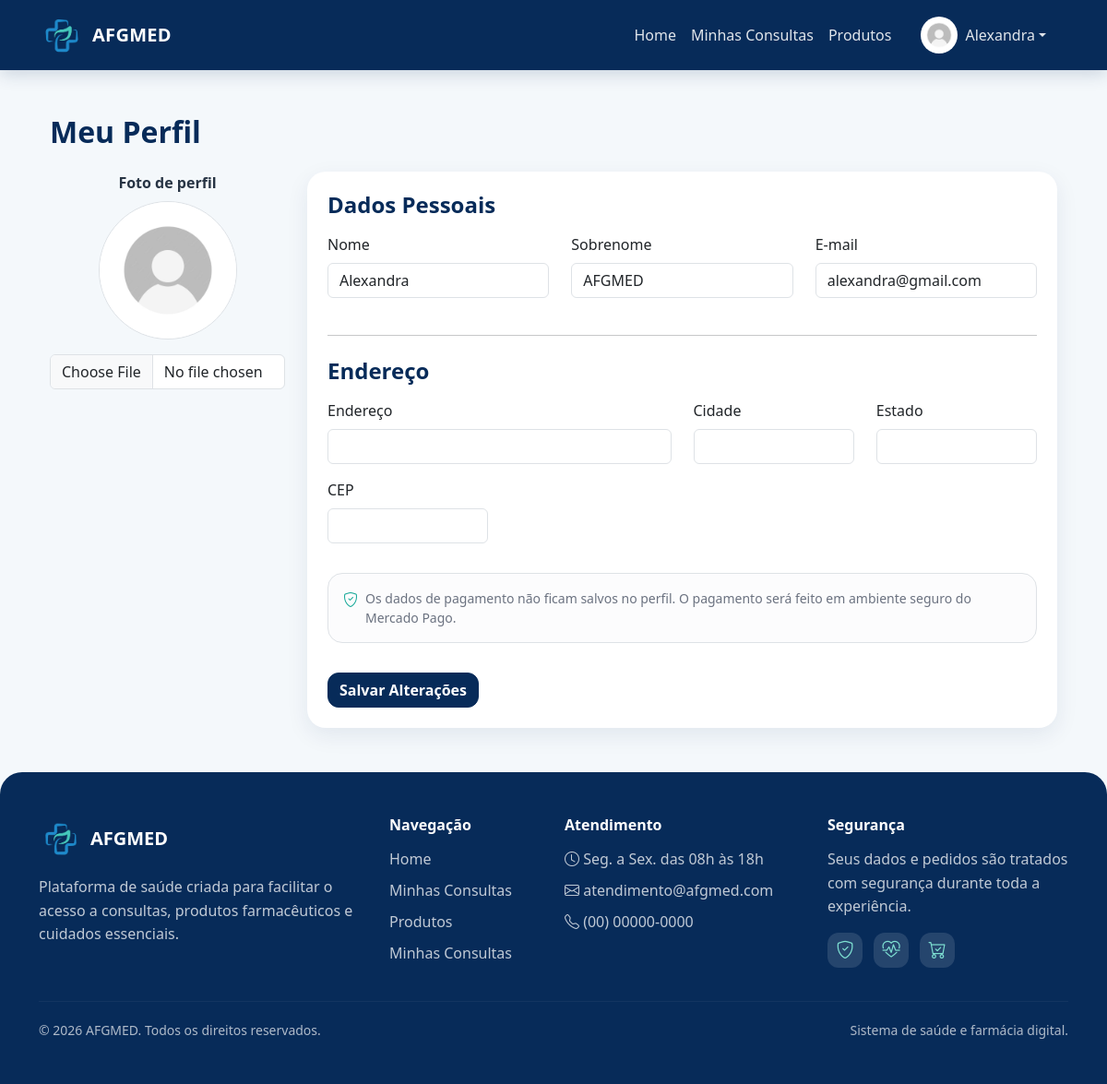
Before: /perfil (signed in) with the older database file.
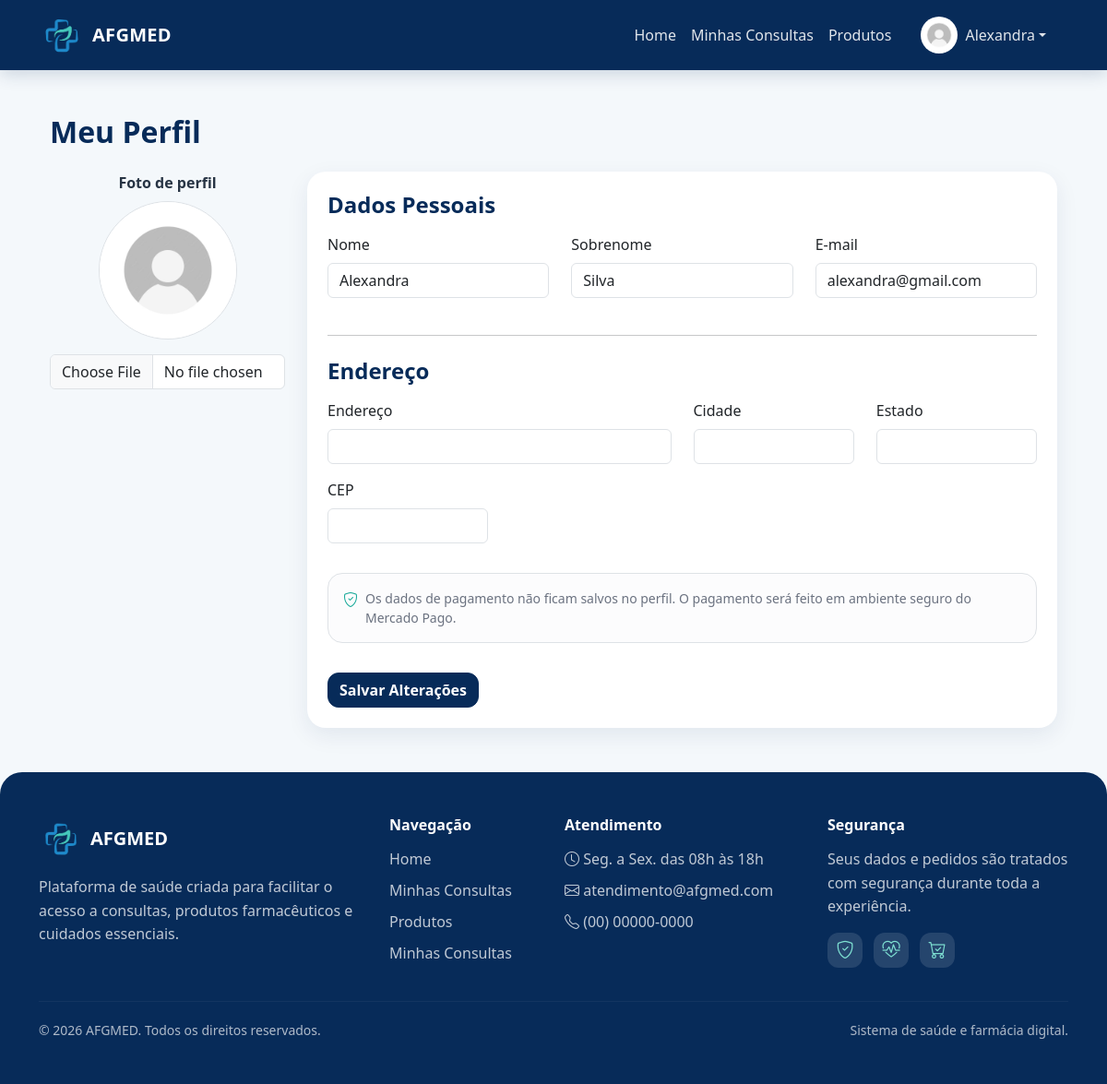
After: the same page with the newer database file.
### projetoafgmed/models.py (models this page shows)
class Usuario(database.Model, UserMixin):
    id = database.Column(database.Integer, primary_key=True)
    nome = database.Column(database.String, nullable=False)
    sobrenome = database.Column(database.String, nullable=False)
    email = database.Column(database.String, nullable=False, unique=True)
    senha = database.Column(database.String, nullable=False)
    foto = database.Column(database.String(200), nullable=True, default="usuario_padrao.jpg")
    is_admin = database.Column(database.Boolean, default=False)
    is_medico = database.Column(database.Boolean, default=False, nullable=False)
    id_medico = database.Column(database.Integer, database.ForeignKey("medico.id"), nullable=True)
    perfil = database.relationship("PerfilUsuario", backref="usuario", uselist=False)
    carrinho = database.relationship("Carrinho", backref="usuario", uselist=False)
    consultas = database.relationship("Consulta", backref="usuario", lazy=True)
    pedidos = database.relationship("Pedido", backref="usuario", lazy=True)
    medico = database.relationship(
        "Medico",
        backref=database.backref("usuario_acesso", uselist=False),
        foreign_keys=[id_medico]
    )

### projetoafgmed/routes.py (the view, shortened to what this page needs)
@app.route("/perfil", methods=["GET", "POST"])
@login_required
def perfil():
    usuario = current_user
    perfil_usuario = usuario.perfil or PerfilUsuario(usuario=usuario)
    return render_template("perfil.html", usuario=usuario, perfil=perfil_usuario)

### projetoafgmed/models.py (called while the page is built)
@login_manager.user_loader
def load_usuario(id_usuario):
    return Usuario.query.get(int(id_usuario))

### projetoafgmed/routes.py (called while the page is built, shortened)
@app.context_processor
def carrinho_global():
    if current_user.is_authenticated:
        carrinho = Carrinho.query.filter_by(
            id_usuario=current_user.id,
            status="ativo"
        ).first()
        itens = carrinho.itens if carrinho else []
        total = sum(item.quantidade * item.preco_unitario for item in itens)
        quantidade = sum(item.quantidade for item in itens)
        return {
            "carrinho": carrinho,
            "itens_carrinho": itens,
            "total_carrinho": total,
            "quantidade_carrinho": quantidade
        }

### projetoafgmed/templates/perfil.html (shortened to what this page needs)
{% extends "base.html" %}
{% block content %}
<div class="container mt-5">
    <h2 class="fw-bold mb-4" style="color:#072B59;">Meu Perfil</h2>
    <form method="POST" enctype="multipart/form-data">
        <div class="row mb-4">
            <div class="col-md-3 text-center mb-4">
                <label class="fw-semibold mb-2">Foto de perfil</label><br>
                <img src="{{ url_for('static', filename='fotos_perfil/' + (usuario.foto or 'usuario_padrao.jpg')) }}"
                     class="mb-2 rounded-circle border"
                     style="width:150px; height:150px; object-fit:cover;">
                <input type="file" name="foto" class="form-control mt-2">
            </div>
            <div class="col-md-9">
                <div class="card shadow-sm">
                    <div class="card-body">
                        <h4 class="fw-bold mb-3" style="color:#072B59;">
                            Dados Pessoais
                        </h4>
                        <div class="row">
                            <div class="col-md-4 mb-3">
                                <label class="form-label">Nome</label>
                                <input type="text"
                                       name="nome"
                                       class="form-control"
                                       value="{{ usuario.nome }}">
                            </div>
                            <div class="col-md-4 mb-3">
                                <label class="form-label">Sobrenome</label>
                                <input type="text"
                                       name="sobrenome"
                                       class="form-control"
                                       value="{{ usuario.sobrenome }}">
                            </div>
                            <div class="col-md-4 mb-3">
                                <label class="form-label">E-mail</label>
                                <input type="email"
                                       name="email"
                                       class="form-control"
                                       value="{{ usuario.email }}">
                            </div>
                        </div>
                        <hr class="my-4">
                        <h4 class="fw-bold mb-3" style="color:#072B59;">
                            Endereço
                        </h4>
                        <div class="row">
                            <div class="col-md-6 mb-3">
                                <label class="form-label">Endereço</label>
                                <input type="text"
                                       name="endereco"
                                       class="form-control"
                                       value="{{ perfil.endereco or '' }}">
                            </div>
                            <div class="col-md-3 mb-3">
                                <label class="form-label">Cidade</label>
                                <input type="text"
                                       name="cidade"
                                       class="form-control"
                                       value="{{ perfil.cidade or '' }}">
                            </div>
                            <div class="col-md-3 mb-3">
                                <label class="form-label">Estado</label>
                                <input type="text"
                                       name="estado"
                                       class="form-control"
                                       value="{{ perfil.estado or '' }}">
                            </div>
                            <div class="col-md-3 mb-3">
                                <label class="form-label">CEP</label>
                                <input type="text"
                                       name="cep"
                                       class="form-control"
                                       value="{{ perfil.cep or '' }}">
                            </div>
                        </div>
                        <div class="alert alert-light border rounded-4 mt-3">
                            <div class="d-flex gap-2 align-items-start">
                                <i class="bi bi-shield-check text-success"></i>
                                <small class="text-muted">
                                    Os dados de pagamento não ficam salvos no perfil.
                                    O pagamento será feito em ambiente seguro do Mercado Pago.
                                </small>
                            </div>
                        </div>
                        <button type="submit" class="btn btn-primary mt-3">
                            Salvar Alterações
                        </button>
                    </div>
                </div>
            </div>
        </div>
    </form>
</div>
{% endblock %}

### projetoafgmed/templates/base.html (shortened to what this page needs)
<!DOCTYPE html>
<html lang="pt-br">
<head>
    <link href="https://cdn.jsdelivr.net/npm/bootstrap@5.3.8/dist/css/bootstrap.min.css" rel="stylesheet">
    <link rel="stylesheet" href="https://cdn.jsdelivr.net/npm/bootstrap-icons@1.11.3/font/bootstrap-icons.css">
    <link rel="stylesheet" href="{{ url_for('static', filename='css/style.css') }}">
</head>
<body>
<nav class="navbar navbar-expand-lg navbar-dark bg-dark">
    <div class="container">
        <a class="navbar-brand d-flex align-items-center" href="{{ url_for('homepage') }}">
            <img src="{{ url_for('static', filename='imagens/logo.jpg') }}" alt="Logo" width="50" class="me-2">
            AFGMED
        </a>
        <div class="collapse navbar-collapse" id="navbarNav">
            <ul class="navbar-nav ms-auto align-items-lg-center">
                <li class="nav-item">
                    <a class="nav-link" href="{{ url_for('homepage') }}">Home</a>
                </li>
                {% if current_user.is_authenticated and current_user.is_medico and not current_user.is_admin %}
                    <li class="nav-item">
                        <a class="nav-link" href="{{ url_for('medicos') }}">Minhas Consultas</a>
                    </li>
                {% else %}
                    <li class="nav-item">
                        <a class="nav-link" href="{{ url_for('medicos') }}">Consulta</a>
                    </li>
                {% endif %}
                <li class="nav-item">
                    <a class="nav-link" href="{{ url_for('produtos') }}">Produtos</a>
                </li>
            </ul>
            <ul class="navbar-nav ms-lg-3 align-items-lg-center">
                {% if current_user.is_authenticated %}
                    <li class="nav-item dropdown me-lg-3">
                        <a class="nav-link dropdown-toggle d-flex align-items-center"
                           href="#"
                           id="perfilDropdown"
                           role="button"
                           data-bs-toggle="dropdown"
                           aria-expanded="false">
                            <img src="{{ url_for('static', filename='fotos_perfil/' + (current_user.foto or 'usuario_padrao.jpg')) }}"
                                 alt="Perfil"
                                 class="rounded-circle"
                                 style="width:40px; height:40px; object-fit:cover;">
                            <span class="ms-2">{{ current_user.nome }}</span>
                        </a>
                    </li>
                {% endif %}
            </ul>
        </div>
    </div>
</nav>
<main class="container mt-5">
    {% block content %}{% endblock %}
</main>
<footer class="footer-afg mt-5">
    <div class="container py-5">
        <div class="row g-4">
            <div class="col-md-4">
                <div class="d-flex align-items-center mb-3">
                    <img src="{{ url_for('static', filename='imagens/logo.jpg') }}" alt="Logo AFGMED" width="48" class="footer-logo me-2">
                    <h5 class="mb-0 fw-bold">AFGMED</h5>
                </div>
                <p class="footer-text">
                    Plataforma de saúde criada para facilitar o acesso a consultas,
                    produtos farmacêuticos e cuidados essenciais.
                </p>
            </div>
            <div class="col-md-2">
                <h6 class="footer-title">Navegação</h6>
                <ul class="footer-links">
                    <li><a href="{{ url_for('homepage') }}">Home</a></li>
                    {% if current_user.is_authenticated and current_user.is_medico and not current_user.is_admin %}
                        <li><a href="{{ url_for('medicos') }}">Minhas Consultas</a></li>
                    {% else %}
                        <li><a href="{{ url_for('medicos') }}">Consulta</a></li>
                    {% endif %}
                    <li><a href="{{ url_for('produtos') }}">Produtos</a></li>
                    {% if current_user.is_authenticated %}
                        {% if current_user.is_medico and not current_user.is_admin %}
                            <li><a href="{{ url_for('medicos') }}">Minhas Consultas</a></li>
                        {% else %}
                            <li><a href="{{ url_for('meus_agendamentos') }}">Meus Agendamentos</a></li>
                            <li><a href="{{ url_for('meus_pedidos') }}">Minhas Compras</a></li>
                        {% endif %}
                    {% endif %}
                </ul>
            </div>
            <div class="col-md-3">
                <h6 class="footer-title">Atendimento</h6>
                <ul class="footer-links">
                    <li><i class="bi bi-clock"></i> Seg. a Sex. das 08h às 18h</li>
                    <li><i class="bi bi-envelope"></i> atendimento@afgmed.com</li>
                    <li><i class="bi bi-telephone"></i> (00) 00000-0000</li>
                </ul>
            </div>
            <div class="col-md-3">
                <h6 class="footer-title">Segurança</h6>
                <p class="footer-text">
                    Seus dados e pedidos são tratados com segurança durante toda a experiência.
                </p>
                <div class="footer-icons">
                    <i class="bi bi-shield-check"></i>
                    <i class="bi bi-heart-pulse"></i>
                    <i class="bi bi-cart-check"></i>
                </div>
            </div>
        </div>
        <hr class="footer-line">
        <div class="d-flex flex-column flex-md-row justify-content-between align-items-center gap-2">
            <small>© 2026 AFGMED. Todos os direitos reservados.</small>
            <small>Sistema de saúde e farmácia digital.</small>
        </div>
    </div>
</footer>
</body>
</html>

### projetoafgmed/static/css/style.css (style rules this page uses)
body { background: #f4f8fb; color: #273444; font-family: 'Segoe UI', Tahoma, Geneva, Verdana, sans-serif; }
.navbar { background: #072B59 !important; box-shadow: 0 4px 18px rgba(7, 43, 89, 0.18); }
.navbar-brand { font-weight: 700; letter-spacing: .3px; }
.navbar-brand img { border-radius: 10px; object-fit: cover; }
.navbar .nav-link { color: rgba(255, 255, 255, .88) !important; font-weight: 500; }
.btn { border-radius: 12px; transition: .2s ease; }
.btn-primary { background-color: #072B59; border-color: #072B59; font-weight: 700; }
.card { border: none; border-radius: 20px; overflow: hidden; transition: .25s ease; box-shadow: 0 8px 24px rgba(7,43,89,.08) !important; }
.card-body { padding: 22px; }
.text-muted { color: #6b7280 !important; }
.text-success { color: #18A999 !important; }
.footer-afg { background: #072B59; color: #ffffff; border-radius: 24px 24px 0 0; }
.footer-logo { border-radius: 10px; object-fit: cover; }
.footer-text { color: rgba(255, 255, 255, 0.75); line-height: 1.6; margin-bottom: 0; }
.footer-title { font-weight: 700; margin-bottom: 15px; color: #ffffff; }
.footer-links { list-style: none; padding: 0; margin: 0; }
.footer-links li { margin-bottom: 10px; color: rgba(255, 255, 255, 0.75); }
.footer-links a { color: rgba(255, 255, 255, 0.75); text-decoration: none; transition: .2s ease; }
.footer-icons { display: flex; gap: 12px; margin-top: 15px; }
.footer-icons i { width: 38px; height: 38px; background: rgba(255, 255, 255, 0.12); color: #7ee0d2; border-radius: 12px; display: grid; place-items: center; font-size: 1.2rem; }
.footer-line { border-color: rgba(255, 255, 255, 0.18); margin: 30px 0 20px; }
.footer-afg small { color: rgba(255, 255, 255, 0.68); }

Changed rows visible on the page:
changed Usuario "Alexandra": sobrenome "AFGMED" → "Silva"
